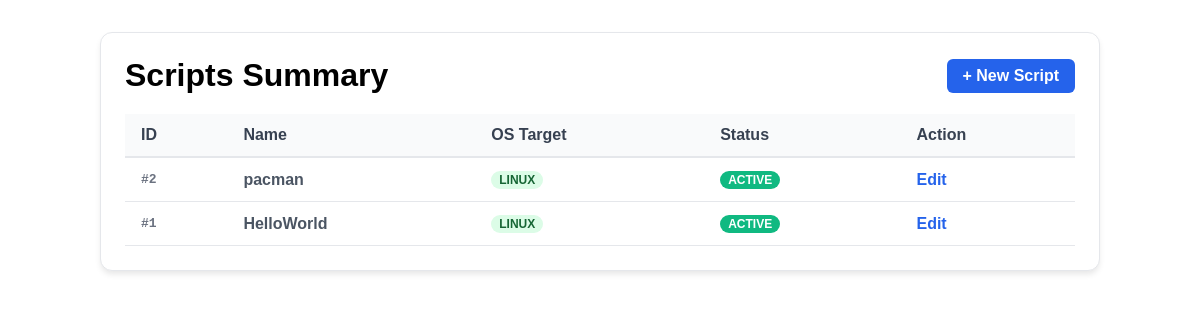
Screenshot of /scripts/summary with the database file from the repository.
### models.py (models this page shows, shortened)
class Script(db.Model):
    __tablename__ = 'scripts'
    pid = db.Column(db.Integer, primary_key=True)
    name = db.Column(db.Text, nullable=False)
    description = db.Column(db.Text, nullable=False)
    command = db.Column(db.Text, nullable=False)
    os_taget = db.Column(db.Text, nullable=False)
    is_active = db.Column(db.Boolean, default=False)
    use_sudo = db.Column(db.Boolean, default=False)
    sudo_password = db.Column(db.Text)
    jobs = db.relationship('Job', backref='script', cascade='all, delete-orphan')

### routes.py (the view)
    @app.route('/scripts/summary', methods=['GET'])
    def scripts_summary():
        all_scripts = Script.query.order_by(Script.pid.desc()).all()
        return render_template('scripts_summary.html', scripts=all_scripts)

### templates/scripts_summary.html (shortened to what this page needs)
{% extends "base.html" %}
{% block content %}
<div class="page-wrap">
  <div class="card">
    <div style="display: flex; justify-content: space-between; align-items: center; margin-bottom: 20px;">
      <h1 style="margin: 0;">Scripts Summary</h1>
      <a href="{{ url_for('scripts') }}" class="btn-edit" style="background: #2563eb; color: white; padding: 8px 16px; border-radius: 6px; text-decoration: none;">+ New Script</a>
    </div>
    <div class="table-container">
      <table>
        <thead>
          <tr>
            <th>ID</th>
            <th>Name</th>
            <th>OS Target</th>
            <th>Status</th>
            <th>Action</th>
          </tr>
        </thead>
        <tbody>
          {% for script in scripts %}
            <tr>
              <td style="font-family: monospace; font-weight: bold; color: #6b7280;">#{{ script.pid }}</td>
              <td><strong>{{ script.name }}</strong></td>
              <td>
                <span class="badge badge-{{ script.os_taget|lower }}">
                  {{ script.os_taget }}
                </span>
              </td>
              <td>
                <span class="badge {{ 'badge-active' if script.is_active else 'badge-inactive' }}">
                  {{ 'Active' if script.is_active else 'Inactive' }}
                </span>
              </td>
              <td>
                <a href="{{ url_for('edit_script', pid=script.pid) }}" class="btn-edit">Edit</a>
              </td>
            </tr>
          {% endfor %}
        </tbody>
      </table>
    </div>
  </div>
</div>
{% endblock %}

### templates/scripts_summary.html (style rules this page uses)
.page-wrap { max-width: 1000px; margin: 0 auto; padding: 24px; font-family: Arial, sans-serif; }
.card { background: white; border: 1px solid #e5e7eb; border-radius: 12px; box-shadow: 0 4px 6px -1px rgba(0, 0, 0, 0.1); padding: 24px; }
.table-container { overflow-x: auto; margin-top: 20px; }
table { width: 100%; border-collapse: collapse; text-align: left; }
th { background-color: #f9fafb; color: #374151; font-weight: 600; padding: 12px 16px; border-bottom: 2px solid #e5e7eb; }
td { padding: 12px 16px; border-bottom: 1px solid #e5e7eb; color: #4b5563; }
.badge { display: inline-block; padding: 2px 8px; border-radius: 9999px; font-size: 0.75rem; font-weight: 600; text-transform: uppercase; }
.badge-linux { background-color: #dcfce7; color: #166534; }
.badge-active { background-color: #10b981; color: white; }
.btn-edit { color: #2563eb; text-decoration: none; font-weight: 600; }

### rows the page displays
Script: pid "2", name "pacman", os_taget "LINUX", is_active "ACTIVE"
Script: pid "1", name "HelloWorld", os_taget "LINUX", is_active "ACTIVE"
